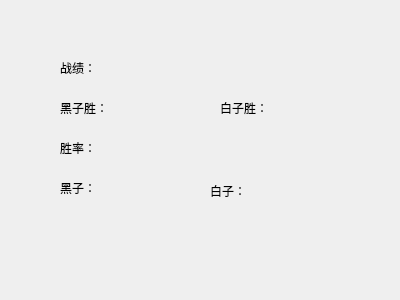
<?xml version="1.0" encoding="UTF-8"?>
<ui version="4.0">
 <class>Score</class>
 <widget class="QWidget" name="Score">
  <property name="geometry">
   <rect>
    <x>0</x>
    <y>0</y>
    <width>400</width>
    <height>300</height>
   </rect>
  </property>
  <property name="windowTitle">
   <string>Form</string>
  </property>
  <widget class="QLabel" name="label">
   <property name="geometry">
    <rect>
     <x>60</x>
     <y>60</y>
     <width>59</width>
     <height>16</height>
    </rect>
   </property>
   <property name="text">
    <string>战绩：</string>
   </property>
  </widget>
  <widget class="QLabel" name="label_2">
   <property name="geometry">
    <rect>
     <x>60</x>
     <y>100</y>
     <width>59</width>
     <height>16</height>
    </rect>
   </property>
   <property name="text">
    <string>黑子胜：</string>
   </property>
  </widget>
  <widget class="QLabel" name="label_3">
   <property name="geometry">
    <rect>
     <x>220</x>
     <y>100</y>
     <width>59</width>
     <height>16</height>
    </rect>
   </property>
   <property name="text">
    <string>白子胜：</string>
   </property>
  </widget>
  <widget class="QLabel" name="label_blackwin">
   <property name="geometry">
    <rect>
     <x>120</x>
     <y>100</y>
     <width>59</width>
     <height>16</height>
    </rect>
   </property>
   <property name="text">
    <string/>
   </property>
  </widget>
  <widget class="QLabel" name="label_whitewin">
   <property name="geometry">
    <rect>
     <x>280</x>
     <y>100</y>
     <width>59</width>
     <height>16</height>
    </rect>
   </property>
   <property name="text">
    <string/>
   </property>
  </widget>
  <widget class="QLabel" name="label_4">
   <property name="geometry">
    <rect>
     <x>60</x>
     <y>140</y>
     <width>59</width>
     <height>16</height>
    </rect>
   </property>
   <property name="text">
    <string>胜率：</string>
   </property>
  </widget>
  <widget class="QLabel" name="label_5">
   <property name="geometry">
    <rect>
     <x>60</x>
     <y>180</y>
     <width>59</width>
     <height>16</height>
    </rect>
   </property>
   <property name="text">
    <string>黑子：</string>
   </property>
  </widget>
  <widget class="QLabel" name="label_b">
   <property name="geometry">
    <rect>
     <x>130</x>
     <y>180</y>
     <width>59</width>
     <height>16</height>
    </rect>
   </property>
   <property name="text">
    <string/>
   </property>
  </widget>
  <widget class="QLabel" name="label_b_2">
   <property name="geometry">
    <rect>
     <x>210</x>
     <y>180</y>
     <width>59</width>
     <height>21</height>
    </rect>
   </property>
   <property name="text">
    <string>白子：</string>
   </property>
  </widget>
  <widget class="QLabel" name="label_w">
   <property name="geometry">
    <rect>
     <x>260</x>
     <y>180</y>
     <width>59</width>
     <height>16</height>
    </rect>
   </property>
   <property name="text">
    <string/>
   </property>
  </widget>
 </widget>
 <resources/>
 <connections/>
</ui>
